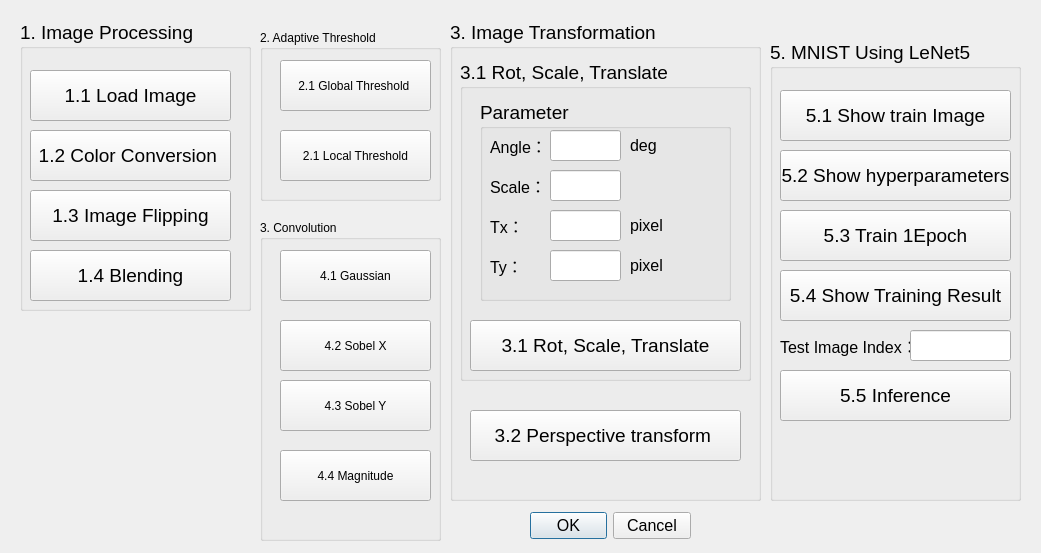
<?xml version="1.0" encoding="UTF-8"?>
<ui version="4.0">
 <class>Form</class>
 <widget class="QWidget" name="Form">
  <property name="geometry">
   <rect>
    <x>0</x>
    <y>0</y>
    <width>1041</width>
    <height>553</height>
   </rect>
  </property>
  <property name="windowTitle">
   <string>Form</string>
  </property>
  <widget class="QGroupBox" name="groupBox">
   <property name="geometry">
    <rect>
     <x>20</x>
     <y>20</y>
     <width>231</width>
     <height>291</height>
    </rect>
   </property>
   <property name="font">
    <font>
     <family>Arial</family>
     <pointsize>14</pointsize>
    </font>
   </property>
   <property name="title">
    <string>1. Image Processing</string>
   </property>
   <widget class="QPushButton" name="loadButton">
    <property name="geometry">
     <rect>
      <x>10</x>
      <y>50</y>
      <width>201</width>
      <height>51</height>
     </rect>
    </property>
    <property name="text">
     <string>1.1 Load Image</string>
    </property>
   </widget>
   <widget class="QPushButton" name="colorButton">
    <property name="geometry">
     <rect>
      <x>10</x>
      <y>110</y>
      <width>201</width>
      <height>51</height>
     </rect>
    </property>
    <property name="text">
     <string>1.2 Color Conversion </string>
    </property>
   </widget>
   <widget class="QPushButton" name="blendingButton">
    <property name="geometry">
     <rect>
      <x>10</x>
      <y>230</y>
      <width>201</width>
      <height>51</height>
     </rect>
    </property>
    <property name="text">
     <string>1.4 Blending</string>
    </property>
   </widget>
   <widget class="QPushButton" name="flippingButton">
    <property name="geometry">
     <rect>
      <x>10</x>
      <y>170</y>
      <width>201</width>
      <height>51</height>
     </rect>
    </property>
    <property name="text">
     <string>1.3 Image Flipping</string>
    </property>
   </widget>
  </widget>
  <widget class="QGroupBox" name="groupBox_3">
   <property name="geometry">
    <rect>
     <x>450</x>
     <y>20</y>
     <width>311</width>
     <height>481</height>
    </rect>
   </property>
   <property name="font">
    <font>
     <family>Arial</family>
     <pointsize>14</pointsize>
    </font>
   </property>
   <property name="title">
    <string>3. Image Transformation</string>
   </property>
   <widget class="QGroupBox" name="groupBox_6">
    <property name="geometry">
     <rect>
      <x>10</x>
      <y>40</y>
      <width>291</width>
      <height>321</height>
     </rect>
    </property>
    <property name="title">
     <string>3.1 Rot, Scale, Translate</string>
    </property>
    <widget class="QGroupBox" name="groupBox_7">
     <property name="geometry">
      <rect>
       <x>20</x>
       <y>40</y>
       <width>251</width>
       <height>201</height>
      </rect>
     </property>
     <property name="title">
      <string>Parameter</string>
     </property>
     <widget class="QLabel" name="label_3">
      <property name="geometry">
       <rect>
        <x>10</x>
        <y>110</y>
        <width>41</width>
        <height>31</height>
       </rect>
      </property>
      <property name="font">
       <font>
        <pointsize>12</pointsize>
       </font>
      </property>
      <property name="text">
       <string>Tx：</string>
      </property>
     </widget>
     <widget class="QLabel" name="label_4">
      <property name="geometry">
       <rect>
        <x>10</x>
        <y>150</y>
        <width>41</width>
        <height>31</height>
       </rect>
      </property>
      <property name="font">
       <font>
        <pointsize>12</pointsize>
       </font>
      </property>
      <property name="text">
       <string>Ty：</string>
      </property>
     </widget>
     <widget class="QLabel" name="label_5">
      <property name="geometry">
       <rect>
        <x>10</x>
        <y>70</y>
        <width>51</width>
        <height>31</height>
       </rect>
      </property>
      <property name="font">
       <font>
        <pointsize>12</pointsize>
       </font>
      </property>
      <property name="text">
       <string>Scale：</string>
      </property>
     </widget>
     <widget class="QLabel" name="label_2">
      <property name="geometry">
       <rect>
        <x>10</x>
        <y>30</y>
        <width>61</width>
        <height>31</height>
       </rect>
      </property>
      <property name="font">
       <font>
        <pointsize>12</pointsize>
       </font>
      </property>
      <property name="text">
       <string>Angle：</string>
      </property>
     </widget>
     <widget class="QLineEdit" name="lineEdit">
      <property name="geometry">
       <rect>
        <x>70</x>
        <y>30</y>
        <width>71</width>
        <height>31</height>
       </rect>
      </property>
     </widget>
     <widget class="QLineEdit" name="lineEdit_2">
      <property name="geometry">
       <rect>
        <x>70</x>
        <y>70</y>
        <width>71</width>
        <height>31</height>
       </rect>
      </property>
     </widget>
     <widget class="QLineEdit" name="lineEdit_3">
      <property name="geometry">
       <rect>
        <x>70</x>
        <y>110</y>
        <width>71</width>
        <height>31</height>
       </rect>
      </property>
     </widget>
     <widget class="QLineEdit" name="lineEdit_4">
      <property name="geometry">
       <rect>
        <x>70</x>
        <y>150</y>
        <width>71</width>
        <height>31</height>
       </rect>
      </property>
     </widget>
     <widget class="QLabel" name="label_6">
      <property name="geometry">
       <rect>
        <x>150</x>
        <y>30</y>
        <width>41</width>
        <height>31</height>
       </rect>
      </property>
      <property name="font">
       <font>
        <pointsize>12</pointsize>
       </font>
      </property>
      <property name="text">
       <string>deg</string>
      </property>
     </widget>
     <widget class="QLabel" name="label_7">
      <property name="geometry">
       <rect>
        <x>150</x>
        <y>110</y>
        <width>41</width>
        <height>31</height>
       </rect>
      </property>
      <property name="font">
       <font>
        <pointsize>12</pointsize>
       </font>
      </property>
      <property name="text">
       <string>pixel</string>
      </property>
     </widget>
     <widget class="QLabel" name="label_8">
      <property name="geometry">
       <rect>
        <x>150</x>
        <y>150</y>
        <width>41</width>
        <height>31</height>
       </rect>
      </property>
      <property name="font">
       <font>
        <pointsize>12</pointsize>
       </font>
      </property>
      <property name="text">
       <string>pixel</string>
      </property>
     </widget>
    </widget>
    <widget class="QPushButton" name="RSTButton">
     <property name="geometry">
      <rect>
       <x>10</x>
       <y>260</y>
       <width>271</width>
       <height>51</height>
      </rect>
     </property>
     <property name="text">
      <string>3.1 Rot, Scale, Translate</string>
     </property>
    </widget>
   </widget>
   <widget class="QPushButton" name="ptButton">
    <property name="geometry">
     <rect>
      <x>20</x>
      <y>390</y>
      <width>271</width>
      <height>51</height>
     </rect>
    </property>
    <property name="text">
     <string>3.2 Perspective transform </string>
    </property>
   </widget>
  </widget>
  <widget class="QDialogButtonBox" name="buttonBox">
   <property name="geometry">
    <rect>
     <x>530</x>
     <y>510</y>
     <width>161</width>
     <height>31</height>
    </rect>
   </property>
   <property name="font">
    <font>
     <family>Arial</family>
     <pointsize>12</pointsize>
    </font>
   </property>
   <property name="standardButtons">
    <set>QDialogButtonBox::Cancel|QDialogButtonBox::Ok</set>
   </property>
  </widget>
  <widget class="QGroupBox" name="groupBox_5">
   <property name="geometry">
    <rect>
     <x>260</x>
     <y>30</y>
     <width>181</width>
     <height>171</height>
    </rect>
   </property>
   <property name="title">
    <string>2. Adaptive Threshold </string>
   </property>
   <widget class="QPushButton" name="gtButton">
    <property name="geometry">
     <rect>
      <x>20</x>
      <y>30</y>
      <width>151</width>
      <height>51</height>
     </rect>
    </property>
    <property name="text">
     <string>2.1 Global Threshold </string>
    </property>
   </widget>
   <widget class="QPushButton" name="ltButton_3">
    <property name="geometry">
     <rect>
      <x>20</x>
      <y>100</y>
      <width>151</width>
      <height>51</height>
     </rect>
    </property>
    <property name="text">
     <string>2.1 Local Threshold</string>
    </property>
   </widget>
  </widget>
  <widget class="QGroupBox" name="groupBox_8">
   <property name="geometry">
    <rect>
     <x>260</x>
     <y>220</y>
     <width>181</width>
     <height>321</height>
    </rect>
   </property>
   <property name="title">
    <string>3. Convolution</string>
   </property>
   <widget class="QPushButton" name="gaussianButton">
    <property name="geometry">
     <rect>
      <x>20</x>
      <y>30</y>
      <width>151</width>
      <height>51</height>
     </rect>
    </property>
    <property name="text">
     <string>4.1 Gaussian</string>
    </property>
   </widget>
   <widget class="QPushButton" name="sebelxButton">
    <property name="geometry">
     <rect>
      <x>20</x>
      <y>100</y>
      <width>151</width>
      <height>51</height>
     </rect>
    </property>
    <property name="text">
     <string>4.2 Sobel X</string>
    </property>
   </widget>
   <widget class="QPushButton" name="sebelyButton">
    <property name="geometry">
     <rect>
      <x>20</x>
      <y>160</y>
      <width>151</width>
      <height>51</height>
     </rect>
    </property>
    <property name="text">
     <string>4.3 Sobel Y</string>
    </property>
   </widget>
   <widget class="QPushButton" name="magButton">
    <property name="geometry">
     <rect>
      <x>20</x>
      <y>230</y>
      <width>151</width>
      <height>51</height>
     </rect>
    </property>
    <property name="text">
     <string>4.4 Magnitude</string>
    </property>
   </widget>
  </widget>
  <widget class="QGroupBox" name="groupBox_2">
   <property name="geometry">
    <rect>
     <x>770</x>
     <y>40</y>
     <width>251</width>
     <height>461</height>
    </rect>
   </property>
   <property name="font">
    <font>
     <family>Arial</family>
     <pointsize>14</pointsize>
    </font>
   </property>
   <property name="title">
    <string>5. MNIST Using LeNet5</string>
   </property>
   <widget class="QPushButton" name="showButton">
    <property name="geometry">
     <rect>
      <x>10</x>
      <y>50</y>
      <width>231</width>
      <height>51</height>
     </rect>
    </property>
    <property name="text">
     <string>5.1 Show train Image</string>
    </property>
   </widget>
   <widget class="QPushButton" name="paraButton">
    <property name="geometry">
     <rect>
      <x>10</x>
      <y>110</y>
      <width>231</width>
      <height>51</height>
     </rect>
    </property>
    <property name="text">
     <string>5.2 Show hyperparameters</string>
    </property>
   </widget>
   <widget class="QPushButton" name="resultButton_2">
    <property name="geometry">
     <rect>
      <x>10</x>
      <y>230</y>
      <width>231</width>
      <height>51</height>
     </rect>
    </property>
    <property name="text">
     <string>5.4 Show Training Result</string>
    </property>
   </widget>
   <widget class="QPushButton" name="epochButton">
    <property name="enabled">
     <bool>true</bool>
    </property>
    <property name="geometry">
     <rect>
      <x>10</x>
      <y>170</y>
      <width>231</width>
      <height>51</height>
     </rect>
    </property>
    <property name="text">
     <string>5.3 Train 1Epoch</string>
    </property>
   </widget>
   <widget class="QLabel" name="label_9">
    <property name="geometry">
     <rect>
      <x>10</x>
      <y>290</y>
      <width>131</width>
      <height>31</height>
     </rect>
    </property>
    <property name="font">
     <font>
      <pointsize>12</pointsize>
     </font>
    </property>
    <property name="text">
     <string>Test Image Index：</string>
    </property>
   </widget>
   <widget class="QLineEdit" name="lineEdit_index">
    <property name="geometry">
     <rect>
      <x>140</x>
      <y>290</y>
      <width>101</width>
      <height>31</height>
     </rect>
    </property>
   </widget>
   <widget class="QPushButton" name="inferenceButton">
    <property name="geometry">
     <rect>
      <x>10</x>
      <y>330</y>
      <width>231</width>
      <height>51</height>
     </rect>
    </property>
    <property name="text">
     <string>5.5 Inference</string>
    </property>
   </widget>
  </widget>
 </widget>
 <resources/>
 <connections/>
</ui>
